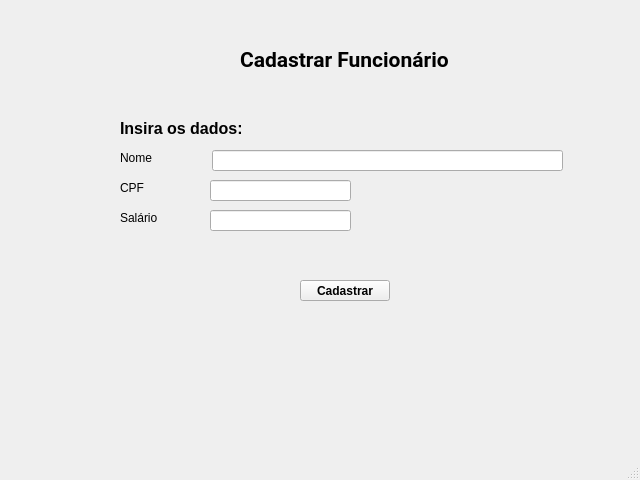
<?xml version="1.0" encoding="UTF-8"?>
<ui version="4.0">
 <class>MainWindow</class>
 <widget class="QMainWindow" name="MainWindow">
  <property name="geometry">
   <rect>
    <x>0</x>
    <y>0</y>
    <width>640</width>
    <height>480</height>
   </rect>
  </property>
  <property name="windowTitle">
   <string>Controle de Estoque</string>
  </property>
  <widget class="QWidget" name="centralwidget">
   <widget class="QLabel" name="label">
    <property name="geometry">
     <rect>
      <x>240</x>
      <y>50</y>
      <width>211</width>
      <height>20</height>
     </rect>
    </property>
    <property name="font">
     <font>
      <family>Roboto</family>
      <pointsize>16</pointsize>
      <weight>75</weight>
      <bold>true</bold>
     </font>
    </property>
    <property name="text">
     <string>Cadastrar Funcionário</string>
    </property>
   </widget>
   <widget class="QLabel" name="label_2">
    <property name="geometry">
     <rect>
      <x>120</x>
      <y>120</y>
      <width>121</width>
      <height>16</height>
     </rect>
    </property>
    <property name="font">
     <font>
      <pointsize>12</pointsize>
      <weight>75</weight>
      <bold>true</bold>
     </font>
    </property>
    <property name="text">
     <string>Insira os dados:</string>
    </property>
   </widget>
   <widget class="QLabel" name="label_3">
    <property name="geometry">
     <rect>
      <x>120</x>
      <y>150</y>
      <width>41</width>
      <height>16</height>
     </rect>
    </property>
    <property name="text">
     <string>Nome</string>
    </property>
   </widget>
   <widget class="QLabel" name="label_4">
    <property name="geometry">
     <rect>
      <x>120</x>
      <y>180</y>
      <width>58</width>
      <height>16</height>
     </rect>
    </property>
    <property name="text">
     <string>CPF</string>
    </property>
   </widget>
   <widget class="QLabel" name="label_5">
    <property name="geometry">
     <rect>
      <x>120</x>
      <y>210</y>
      <width>58</width>
      <height>16</height>
     </rect>
    </property>
    <property name="text">
     <string>Salário</string>
    </property>
   </widget>
   <widget class="QLineEdit" name="lineEdit">
    <property name="geometry">
     <rect>
      <x>212</x>
      <y>150</y>
      <width>351</width>
      <height>21</height>
     </rect>
    </property>
   </widget>
   <widget class="QLineEdit" name="lineEdit_2">
    <property name="geometry">
     <rect>
      <x>210</x>
      <y>180</y>
      <width>141</width>
      <height>21</height>
     </rect>
    </property>
   </widget>
   <widget class="QLineEdit" name="lineEdit_3">
    <property name="geometry">
     <rect>
      <x>210</x>
      <y>210</y>
      <width>141</width>
      <height>21</height>
     </rect>
    </property>
   </widget>
   <widget class="QPushButton" name="pushButton">
    <property name="geometry">
     <rect>
      <x>300</x>
      <y>280</y>
      <width>90</width>
      <height>21</height>
     </rect>
    </property>
    <property name="font">
     <font>
      <weight>75</weight>
      <bold>true</bold>
     </font>
    </property>
    <property name="text">
     <string>Cadastrar</string>
    </property>
   </widget>
  </widget>
  <widget class="QStatusBar" name="statusbar"/>
 </widget>
 <resources/>
 <connections/>
</ui>
